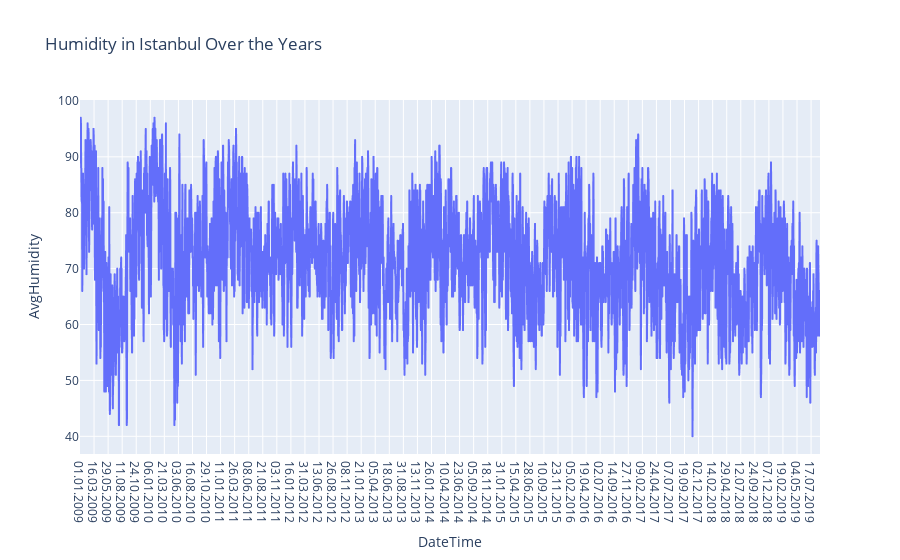

This figure's notebook cell:
### Code cell
figure = px.line(df, x="DateTime", 
                 y="AvgHumidity", 
                 title='Humidity in Istanbul Over the Years')
figure.show(format="png")

### Figure 1 — Plotly figure (JSON) as saved in the notebook; plotly's stock layout.template omitted (floating-point values rounded to 4 significant figures; data arrays with more than 128 entries replaced by an {"elided": "..."} marker saying what was removed)
{"data": [{"hovertemplate": "DateTime=%{x}<br>AvgHumidity=%{y}<extra></extra>", "legendgroup": "", "line": {"color": "#636efa", "dash": "solid"}, "marker": {"symbol": "circle"}, "mode": "lines", "name": "", "showlegend": false, "x": {"elided": "3896 str values"}, "xaxis": "x", "y": {"elided": "3896 int values"}, "yaxis": "y", "type": "scattergl"}], "layout": {"xaxis": {"anchor": "y", "domain": [0, 1], "title": {"text": "DateTime"}}, "yaxis": {"anchor": "x", "domain": [0, 1], "title": {"text": "AvgHumidity"}}, "legend": {"tracegroupgap": 0}, "title": {"text": "Humidity in Istanbul Over the Years"}}}
